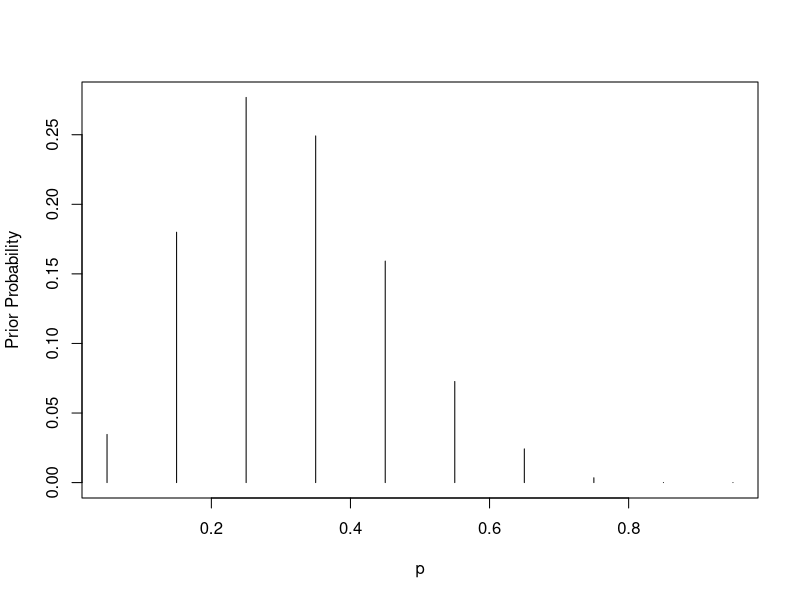
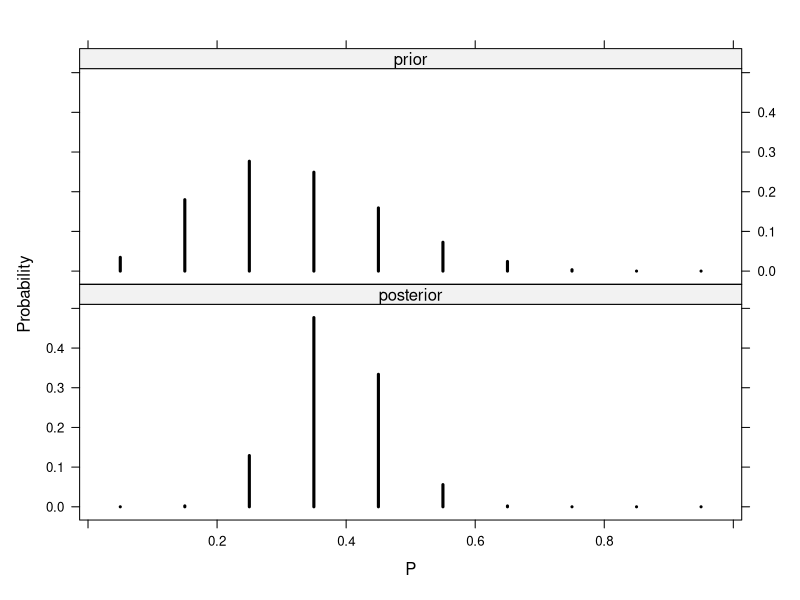
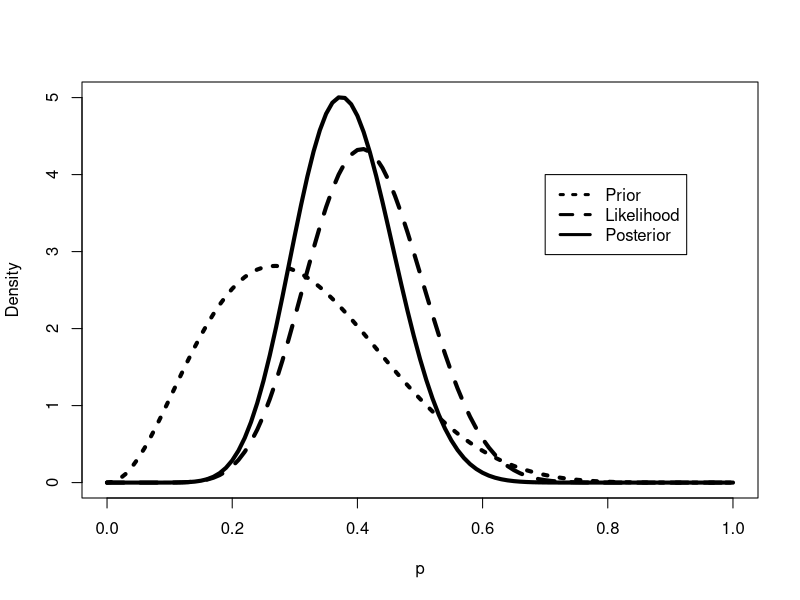
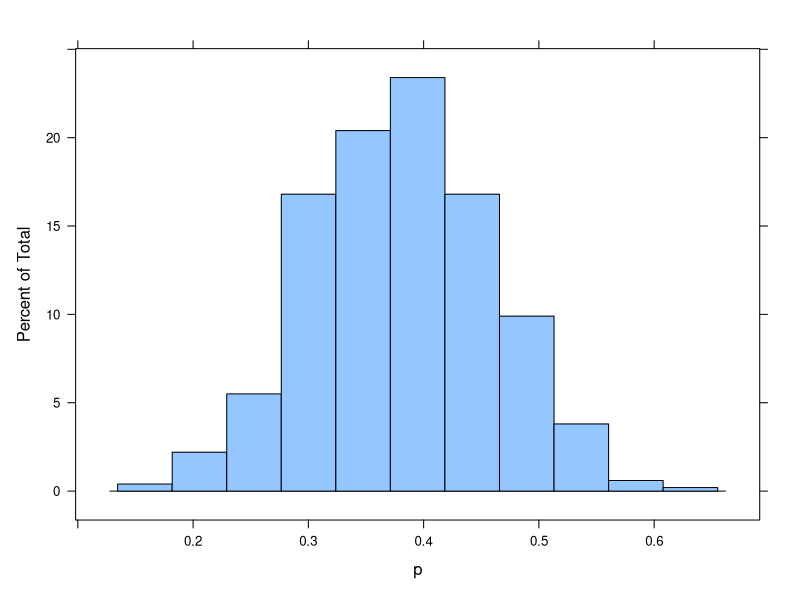
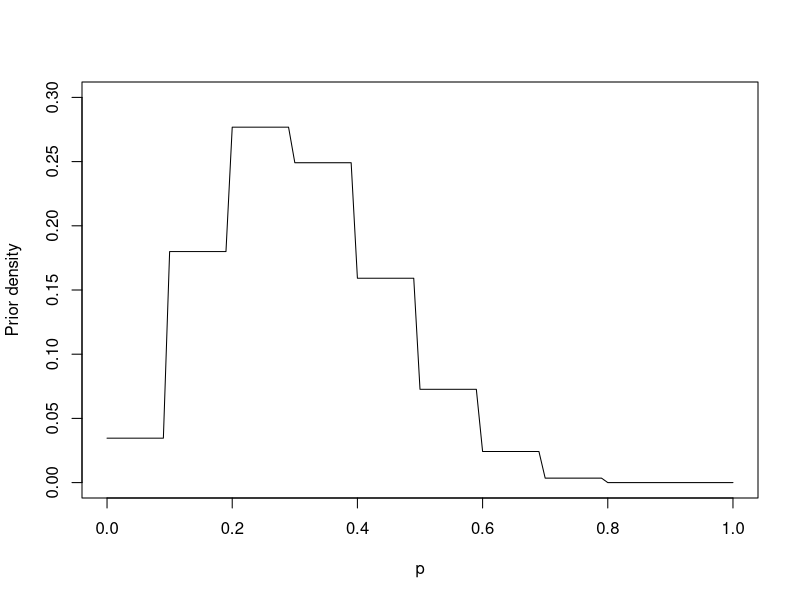
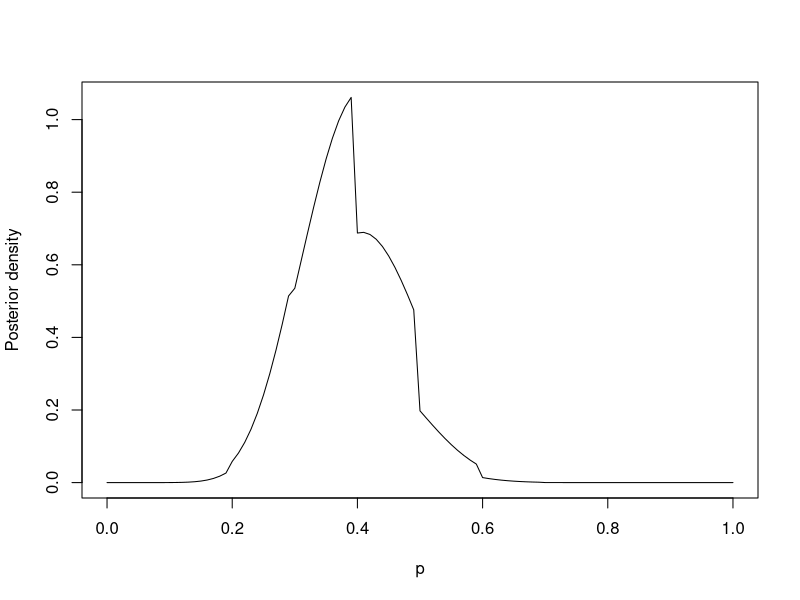
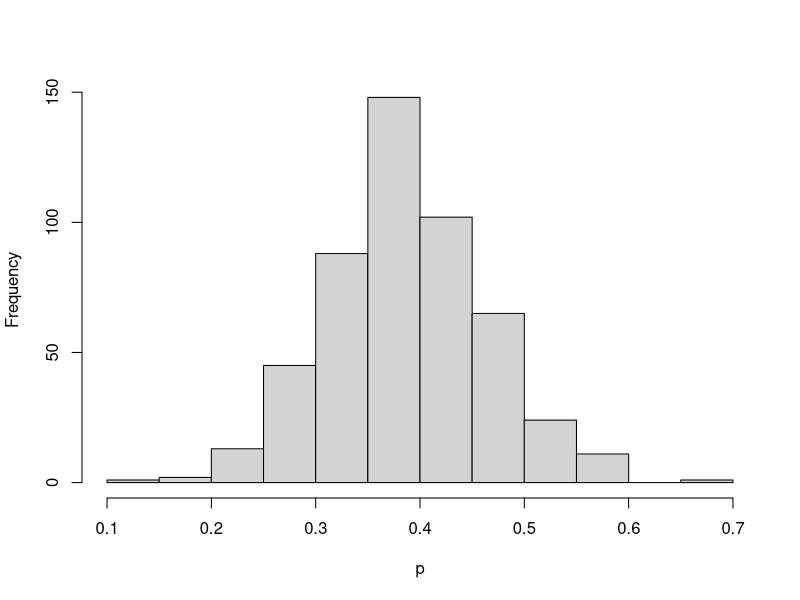

Reproduce these figures in R, in order.
# Chapter 2
require(LearnBayes)

defaultChartDim <- 500 # Default size of graphics
dir.create("ch2_img")

# 2.3 Using a Discrete Prior
# subjective belief:
# possible values for p
p <- seq(0.05, 0.95, by = 0.1)
# weights for the possible p values
prior <- c(1, 5.2, 8, 7.2, 4.6, 2.1, 0.7, 0.1, 0, 0)
prior <- prior/sum(prior)
png("ch2_img/discrete_prior.png", width=defaultChartDim, height=defaultChartDim)
plot(p, prior, type = "h", ylab="Prior Probability");
dev.off()

# data from the study (27 students, 11 had 8+ hours of sleep, 16 did not)
data <- c(11,16)
# compute the posterior from the prior, and our data
post <- pdisc(p, prior, data)
print(round(cbind(p, prior, post), 2))

# Make a pretty illustration
png("ch2_img/prior_and_posterior_discrete_distributions.png", width=defaultChartDim, height=defaultChartDim)
library(lattice)
PRIOR <- data.frame("prior",p,prior)
POST <- data.frame("posterior",p,post)
names(PRIOR) <- c("Type","P","Probability")
names(POST) <- c("Type","P","Probability")
data <- rbind(PRIOR,POST)
xyplot(Probability~P|Type,data=data,layout=c(1,2),type="h",lwd=3,col="black")
dev.off()

# 2.4 Using a Beta Prior
# prior belief is that p centered on 0.3, 90% confident p is less than 0.5
# prior distribution has median at 0.3, 90% less than 0.5
quantile2 <- list(p=.9,x=.5) # 90% less than 0.5
quantile1 <- list(p=.5,x=.3) # 50% less than 0.3
# use beta.select to find shape parameters that fit this type of prior knowledge
betas <- beta.select(quantile1,quantile2)
a <- betas[1]
b <- betas[2]
s <- 11 # successes
f <- 16 # failures

#Use dbeta to show densities of the beta distribution for prior, likelihood, and posterior
png("ch2_img/prior_and_posterior_beta_distributions.png", width=defaultChartDim, height=defaultChartDim)
curve(dbeta(x,a+s,b+f), from=0, to=1, xlab="p",ylab="Density",lty=1,lwd=4) #posterior
curve(dbeta(x,s+1,f+1),add=TRUE,lty=2,lwd=4) #likelihood
curve(dbeta(x,a,b),add=TRUE,lty=3,lwd=4) #prior
legend(.7,4,c("Prior", "Likelihood", "Posterior"),lty=c(3,2,1),lwd=c(3,3,3))
dev.off()

# computing the likelihood that the proportion of heavy sleepers is greater than 0.5.
# this is done by using the cdf of the beta distribution with our posterior parameters.
# take the inverse because we want to know the likelihood greater than 0.5.
1-pbeta(0.5, a+s, b+f)
# result is 0.07, so not likely.

# to find a 90% estimate of the proportion of heavy sleepers, look at the 0.05 to 0.95 range.
# qbeta is the quantile function for the beta distribution
qbeta(c(0.05,0.95), a+s, b+f)

# previous work with beta has been exact, now we use a simulation
# produce 1,000 values from the posterior (beta) distribution
ps <- rbeta(1000, a+s, b+f)

png("ch2_img/posterior_beta_distribution_sampling.png", width=defaultChartDim, height=defaultChartDim)
histogram(ps,xlab="p",main="")                                                        
dev.off()

# same as before, estimate likelihood of p being greater than 0.5
sum(ps >= 0.5)/1000

# find range that is 90% likely the actual value for p is within
quantile(ps, c(0.05, 0.95))

# 2.5 Using a Histogram Prior
# here we represent an arbitrary prior with user-provided weights for each of ten subintervals
midpt <- seq(0.05, 0.95, by=0.1)
prior <- c(1, 5.2, 8, 7.2, 4.6, 2.1, 0.7, 0.1, 0, 0)
prior <- prior/sum(prior) # normalize

png("ch2_img/hist_prior_for_p.png", width=defaultChartDim, height=defaultChartDim)
curve(histprior(x,midpt,prior),from=0, to=1, xlab="p",ylab="Prior density",ylim=c(0,.3))
dev.off()

png("ch2_img/hist_posterior_for_p.png", width=defaultChartDim, height=defaultChartDim)
curve(histprior(x,midpt,prior) * dbeta(x,s+1,f+1),from=0, to=1, xlab="p",ylab="Posterior density")
dev.off()

p = seq(0, 1, length=500)
post = histprior(p, midpt, prior) * dbeta(p, s+1, f+1)
post = post/sum(post)

png("ch2_img/hist_sim_posterior.png", width=defaultChartDim, height=defaultChartDim)
ps = sample(p, replace=TRUE, prob=post)
hist(ps, xlab="p", main="")
dev.off()
